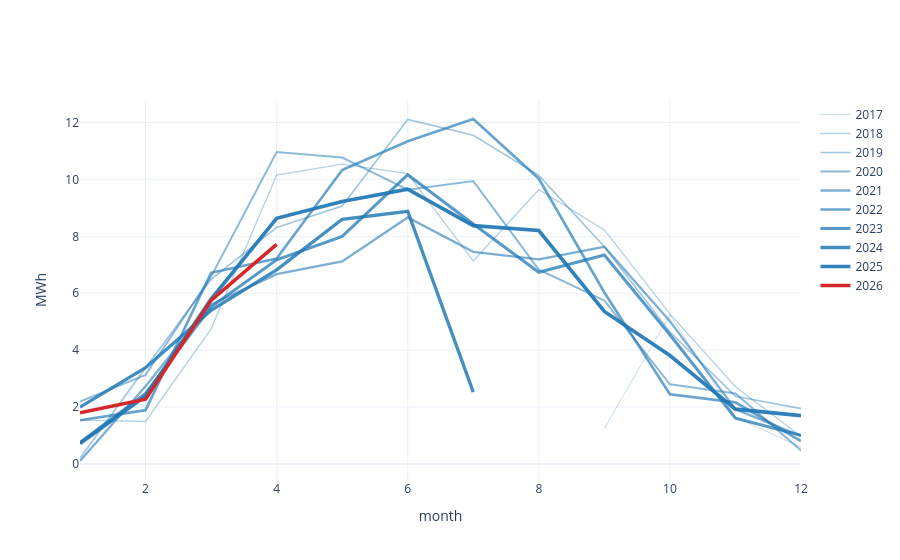

Notebook code cell kept with this figure:
### Code cell
from src.standort import Standort
s = Standort("muensingen")
df = s.load_yield_per_month_()[:-1]
# df contains yield for each month of year 
# create a plotly line plot on line for each year with month on x axis and yield on y axis
years = sorted(df["year"].unique())
n = max(len(years) - 1, 1)

from plotly import graph_objects as go
fig = go.Figure()

from datetime import date
current_year = date.today().year

for i, year in enumerate(years):
    d = df[df["year"] == year].sort_values("month")
    t = i / n  # 0 for oldest -> 1 for newest
    is_current = int(year) == current_year

    fig.add_trace(
        go.Scatter(
            x=d["month"],
            y=d["value_sum"]/1_000,
            mode="lines",
            name=str(year),
            line=dict(
                color="rgb(214,39,40)" if is_current else "rgb(31,119,180)",  # highlight current year
                width=3.5 if is_current else 1 + 3 * t
            ),
            opacity=1.0 if is_current else 0.25 + 0.75 * t
        )
    )

fig.update_layout(
    xaxis_title="month",
    yaxis_title="MWh",
    template="plotly_white"
)
fig.show()

### Figure 1 — Plotly figure (JSON) as saved in the notebook; plotly's stock layout.template omitted (floating-point values rounded to 4 significant figures)
{"data": [{"line": {"color": "rgb(31,119,180)", "width": 1}, "mode": "lines", "name": "2017", "opacity": 0.25, "type": "scatter", "x": [9, 10, 11, 12], "y": [1.243, 5.245, 1.645, 0.5877]}, {"line": {"color": "rgb(31,119,180)", "width": 1.333}, "mode": "lines", "name": "2018", "opacity": 0.3333, "type": "scatter", "x": [1, 2, 3, 4, 5, 6, 7, 8, 9, 10, 11, 12], "y": [1.541, 1.493, 4.748, 10.15, 10.54, 10.21, 7.131, 9.64, 8.226, 5.274, 2.716, 0.9739]}, {"line": {"color": "rgb(31,119,180)", "width": 1.667}, "mode": "lines", "name": "2019", "opacity": 0.4167, "type": "scatter", "x": [1, 2, 3, 4, 5, 6, 7, 8, 9, 10, 11, 12], "y": [0.2026, 3.377, 6.487, 8.312, 9.063, 12.11, 11.55, 10.14, 7.637, 4.637, 2.381, 1.941]}, {"line": {"color": "rgb(31,119,180)", "width": 2}, "mode": "lines", "name": "2020", "opacity": 0.5, "type": "scatter", "x": [1, 2, 3, 4, 5, 6, 7, 8, 9, 10, 11, 12], "y": [2.194, 3.131, 6.587, 10.96, 10.77, 9.642, 9.942, 6.829, 5.74, 2.8, 2.479, 0.4759]}, {"line": {"color": "rgb(31,119,180)", "width": 2.333}, "mode": "lines", "name": "2021", "opacity": 0.5833, "type": "scatter", "x": [1, 2, 3, 4, 5, 6, 7, 8, 9, 10, 11, 12], "y": [0.1029, 2.731, 5.604, 6.673, 7.12, 8.665, 7.456, 7.191, 7.632, 5.019, 1.919, 0.9807]}, {"line": {"color": "rgb(31,119,180)", "width": 2.667}, "mode": "lines", "name": "2022", "opacity": 0.6667, "type": "scatter", "x": [1, 2, 3, 4, 5, 6, 7, 8, 9, 10, 11, 12], "y": [1.535, 1.89, 6.718, 7.221, 10.33, 11.34, 12.13, 10.03, 6.027, 2.446, 2.166, 0.8026]}, {"line": {"color": "rgb(31,119,180)", "width": 3}, "mode": "lines", "name": "2023", "opacity": 0.75, "type": "scatter", "x": [1, 2, 3, 4, 5, 6, 7, 8, 9, 10, 11, 12], "y": [0.7555, 2.475, 5.522, 7.177, 7.999, 10.17, 8.433, 6.736, 7.342, 4.539, 1.608, 1.007]}, {"line": {"color": "rgb(31,119,180)", "width": 3.333}, "mode": "lines", "name": "2024", "opacity": 0.8333, "type": "scatter", "x": [1, 2, 3, 4, 5, 6, 7], "y": [1.997, 3.382, 5.399, 6.823, 8.6, 8.882, 2.522]}, {"line": {"color": "rgb(31,119,180)", "width": 3.667}, "mode": "lines", "name": "2025", "opacity": 0.9167, "type": "scatter", "x": [1, 2, 3, 4, 5, 6, 7, 8, 9, 10, 11, 12], "y": [0.718, 2.389, 5.798, 8.634, 9.223, 9.656, 8.375, 8.205, 5.359, 3.811, 1.925, 1.695]}, {"line": {"color": "rgb(214,39,40)", "width": 3.5}, "mode": "lines", "name": "2026", "opacity": 1, "type": "scatter", "x": [1, 2, 3, 4], "y": [1.796, 2.278, 5.75, 7.72]}], "layout": {"xaxis": {"title": {"text": "month"}}, "yaxis": {"title": {"text": "MWh"}}}}
